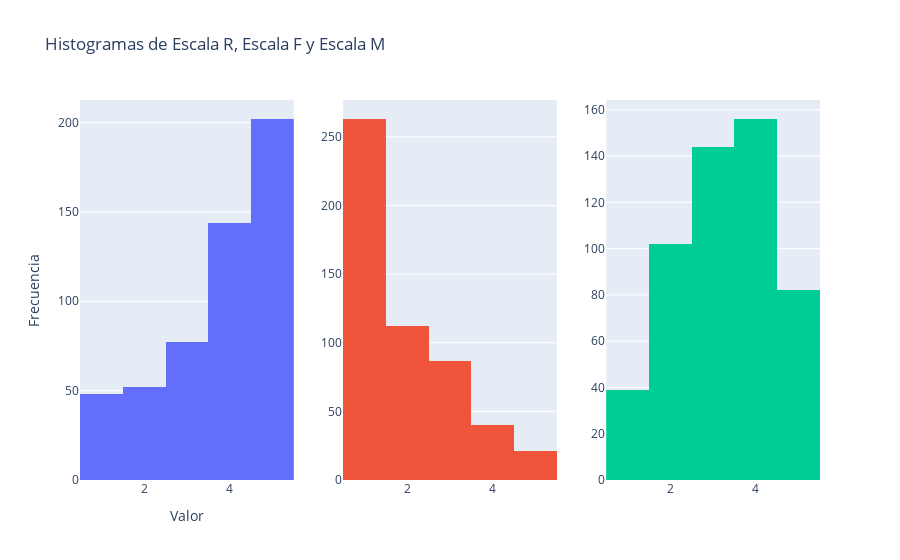
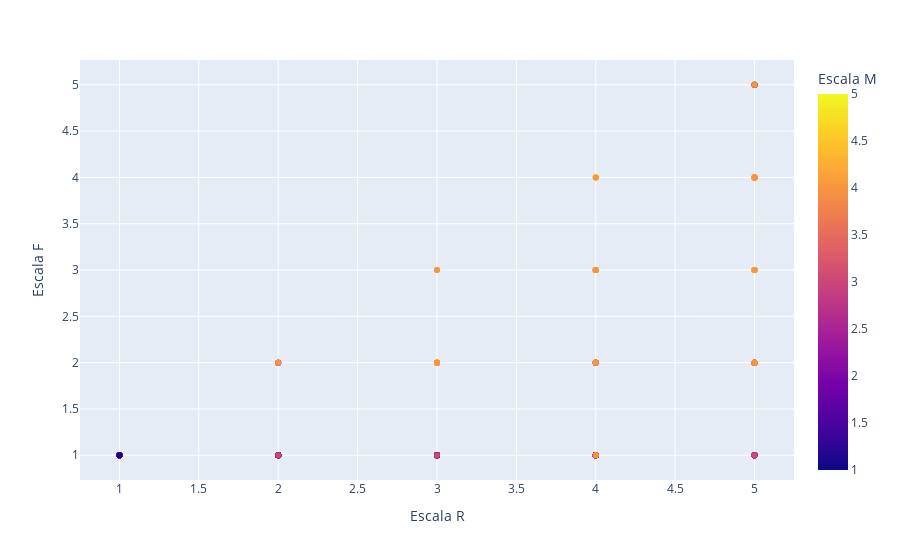
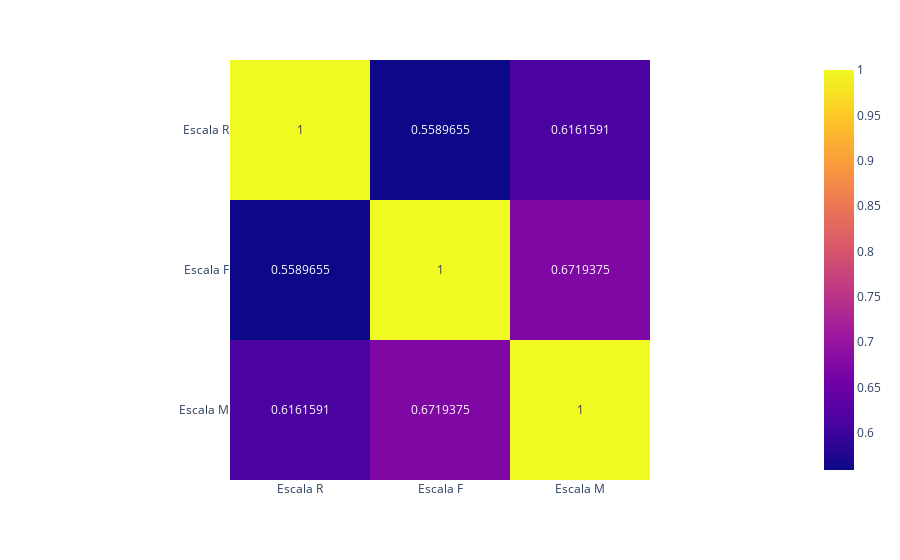

The notebook cell saved with these charts, in order:
### Code cell
EDA(df_EDA)

### Figure 1 — Plotly figure (JSON) as saved in the notebook; plotly's stock layout.template omitted (floating-point values rounded to 4 significant figures; data arrays with more than 128 entries replaced by an {"elided": "..."} marker saying what was removed)
{"data": [{"histfunc": "avg", "showlegend": false, "type": "histogram", "x": {"elided": "523 int values"}, "xaxis": "x", "yaxis": "y"}, {"histfunc": "avg", "showlegend": false, "type": "histogram", "x": {"elided": "523 int values"}, "xaxis": "x2", "yaxis": "y2"}, {"histfunc": "avg", "showlegend": false, "type": "histogram", "x": {"elided": "523 int values"}, "xaxis": "x3", "yaxis": "y3"}], "layout": {"showlegend": false, "title": {"text": "Histogramas de Escala R, Escala F y Escala M"}, "xaxis": {"anchor": "y", "domain": [0, 0.2889], "title": {"text": "Valor"}}, "xaxis2": {"anchor": "y2", "domain": [0.3556, 0.6444]}, "xaxis3": {"anchor": "y3", "domain": [0.7111, 1]}, "yaxis": {"anchor": "x", "domain": [0, 1], "title": {"text": "Frecuencia"}}, "yaxis2": {"anchor": "x2", "domain": [0, 1]}, "yaxis3": {"anchor": "x3", "domain": [0, 1]}}}

### Figure 2 — Plotly figure (JSON) as saved in the notebook; plotly's stock layout.template omitted (floating-point values rounded to 4 significant figures; data arrays with more than 128 entries replaced by an {"elided": "..."} marker saying what was removed)
{"data": [{"hovertemplate": "Escala R=%{x}<br>Escala F=%{y}<br>Escala M=%{marker.color}<extra></extra>", "legendgroup": "", "marker": {"color": {"elided": "523 int values"}, "coloraxis": "coloraxis", "symbol": "circle"}, "mode": "markers", "name": "", "orientation": "v", "showlegend": false, "type": "scatter", "x": {"elided": "523 int values"}, "xaxis": "x", "y": {"elided": "523 int values"}, "yaxis": "y"}], "layout": {"coloraxis": {"colorbar": {"title": {"text": "Escala M"}}, "colorscale": [[0, "#0d0887"], [0.1111, "#46039f"], [0.2222, "#7201a8"], [0.3333, "#9c179e"], [0.4444, "#bd3786"], [0.5556, "#d8576b"], [0.6667, "#ed7953"], [0.7778, "#fb9f3a"], [0.8889, "#fdca26"], [1, "#f0f921"]]}, "legend": {"tracegroupgap": 0}, "margin": {"t": 60}, "xaxis": {"anchor": "y", "domain": [0, 1], "title": {"text": "Escala R"}}, "yaxis": {"anchor": "x", "domain": [0, 1], "title": {"text": "Escala F"}}}}

### Figure 3 — Plotly figure (JSON) as saved in the notebook; plotly's stock layout.template omitted (floating-point values rounded to 4 significant figures)
{"data": [{"coloraxis": "coloraxis", "hovertemplate": "x: %{x}<br>y: %{y}<br>color: %{z}<extra></extra>", "name": "0", "texttemplate": "%{z}", "type": "heatmap", "x": ["Escala R", "Escala F", "Escala M"], "xaxis": "x", "y": ["Escala R", "Escala F", "Escala M"], "yaxis": "y", "z": [[1, 0.559, 0.6162], [0.559, 1, 0.6719], [0.6162, 0.6719, 1]]}], "layout": {"coloraxis": {"colorscale": [[0, "#0d0887"], [0.1111, "#46039f"], [0.2222, "#7201a8"], [0.3333, "#9c179e"], [0.4444, "#bd3786"], [0.5556, "#d8576b"], [0.6667, "#ed7953"], [0.7778, "#fb9f3a"], [0.8889, "#fdca26"], [1, "#f0f921"]]}, "margin": {"t": 60}, "xaxis": {"anchor": "y", "constrain": "domain", "domain": [0, 1], "scaleanchor": "y"}, "yaxis": {"anchor": "x", "autorange": "reversed", "constrain": "domain", "domain": [0, 1]}}}
